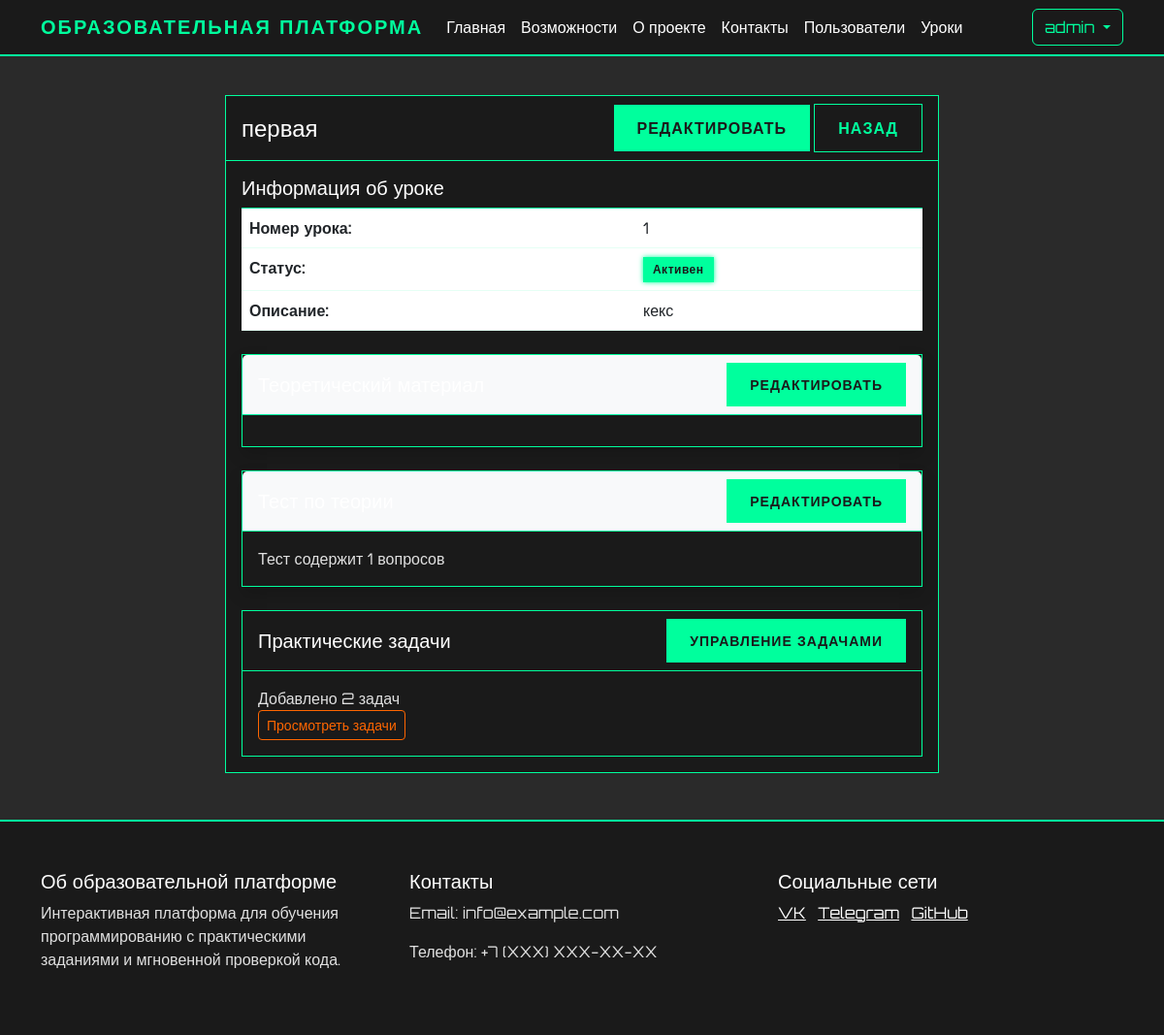
/admin/lessons/1 (signed in), run on the app's committed database.
### app.py (models this page shows, shortened)
class User(UserMixin, db.Model):
    id = db.Column(db.Integer, primary_key=True)
    name = db.Column(db.String(100), nullable=False)
    username = db.Column(db.String(80), unique=True, nullable=False)
    email = db.Column(db.String(120), unique=True, nullable=False)
    password_hash = db.Column(db.String(128))
    is_admin = db.Column(db.Boolean, default=False)
    created_at = db.Column(db.DateTime, default=db.func.now())
    last_login = db.Column(db.DateTime)
    is_active = db.Column(db.Boolean, default=True)

class Lesson(db.Model):
    id = db.Column(db.Integer, primary_key=True)
    order_number = db.Column(db.Integer, unique=True, nullable=False)
    title = db.Column(db.String(200), nullable=False)
    description = db.Column(db.Text)
    is_active = db.Column(db.Boolean, default=True)
    created_at = db.Column(db.DateTime, default=db.func.now())
    theory_content = db.Column(db.Text)
    theory_test = db.relationship('TheoryTest', backref='lesson', uselist=False)
    practice_tasks = db.relationship('PracticeTask', backref='lesson', lazy=True)
    required_lesson_id = db.Column(db.Integer, db.ForeignKey('lesson.id'), nullable=True)
    required_lesson = db.relationship('Lesson', remote_side=[id], backref='next_lessons')

### app.py (the view)
@app.route('/admin/lessons/<int:lesson_id>')
@login_required
def view_lesson(lesson_id):
    if not current_user.is_admin:
        abort(403)
    lesson = Lesson.query.get_or_404(lesson_id)
    return render_template('view_lesson.html', lesson=lesson)

### app.py (called while the page is built)
@login_manager.user_loader
def load_user(user_id):
    return User.query.get(int(user_id))

### templates/view_lesson.html (shortened to what this page needs)
{% extends "base.html" %}
{% block content %}
<div class="container mt-4">
    <div class="row">
        <div class="col-md-8 offset-md-2">
            <div class="card">
                <div class="card-header d-flex justify-content-between align-items-center">
                    <h4 class="mb-0">{{ lesson.title }}</h4>
                    <div>
                        <a href="{{ url_for('edit_lesson', lesson_id=lesson.id) }}" class="btn btn-primary">
                             Редактировать
                        </a>
                        <a href="{{ url_for('lesson_list') }}" class="btn btn-secondary">
                             Назад
                        </a>
                    </div>
                </div>
                <div class="card-body">
                    <div class="mb-4">
                        <h5>Информация об уроке</h5>
                        <table class="table">
                            <tr>
                                <th>Номер урока:</th>
                                <td>{{ lesson.order_number }}</td>
                            </tr>
                            <tr>
                                <th>Статус:</th>
                                <td>
                                    {% if lesson.is_active %}
                                        <span class="badge bg-success">Активен</span>
                                    {% else %}
                                        <span class="badge bg-danger">Неактивен</span>
                                    {% endif %}
                                </td>
                            </tr>
                            <tr>
                                <th>Описание:</th>
                                <td>
                                    <div class="description-view" onclick="toggleDescriptionEdit(this)">
                                        {% if lesson.description %}
                                            {{ lesson.description }}
                                        {% else %}
                                            <span class="text-muted">Описание не добавлено</span>
                                        {% endif %}
                                    </div>
                                </td>
                            </tr>
                        </table>
                    </div>
                    <div class="card shadow mb-4">
                        <div class="card-header bg-light">
                            <div class="d-flex justify-content-between align-items-center">
                                <h5 class="mb-0">Теоретический материал</h5>
                                <div>
                                    {% if not lesson.theory_content %}
                                        <a href="{{ url_for('add_theory', lesson_id=lesson.id) }}" class="btn btn-success btn-sm">
                                            <i class="bi bi-plus-circle"></i> Добавить материал
                                        </a>
                                    {% else %}
                                        <a href="{{ url_for('edit_theory', lesson_id=lesson.id) }}" class="btn btn-primary btn-sm">
                                             Редактировать
                                        </a>
                                    {% endif %}
                                </div>
                            </div>
                        </div>
                        <div class="card-body">
                        </div>
                    </div>
                    <div class="card shadow mb-4">
                        <div class="card-header bg-light">
                            <div class="d-flex justify-content-between align-items-center">
                                <h5 class="mb-0">Тест по теории</h5>
                                <div>
                                    {% if lesson.theory_test %}
                                        <a href="{{ url_for('edit_theory_test', lesson_id=lesson.id) }}" class="btn btn-primary btn-sm">
                                             Редактировать
                                        </a>
                                    {% endif %}
                                </div>
                            </div>
                        </div>
                        <div class="card-body">
                            {% if lesson.theory_test %}
                                <div class="d-flex justify-content-between align-items-center">
                                    <p class="mb-0">Тест содержит {{ lesson.theory_test.questions|length }} вопросов</p>
                                </div>
                            {% else %}
                                <div class="alert alert-info mb-0">
                                    Тест по теории еще не создан
                                </div>
                            {% endif %}
                        </div>
                    </div>
                    <div class="card">
                        <div class="card-header d-flex justify-content-between align-items-center">
                            <h5 class="mb-0">Практические задачи</h5>
                            <a href="{{ url_for('edit_practice_tasks', lesson_id=lesson.id) }}" class="btn btn-primary btn-sm">
                                 Управление задачами
                            </a>
                        </div>
                        <div class="card-body">
                            {% if lesson.practice_tasks %}
                                <p class="mb-0">Добавлено {{ lesson.practice_tasks|length }} задач</p>
                                <a href="{{ url_for('edit_practice_tasks', lesson_id=lesson.id) }}" class="btn btn-outline-primary btn-sm">
                                     Просмотреть задачи
                                </a>
                            {% else %}
                                <p class="text-muted mb-0">Практические задачи не добавлены</p>
                            {% endif %}
                        </div>
                    </div>
                </div>
            </div>
        </div>
    </div>
</div>
{% endblock %}

### templates/base.html (shortened to what this page needs)
<!DOCTYPE html>
<html lang="ru">
<head>
    <link href="https://cdn.jsdelivr.net/npm/bootstrap@5.3.0/dist/css/bootstrap.min.css" rel="stylesheet">
</head>
<body>
    <nav class="navbar navbar-expand-lg navbar-dark">
        <div class="container">
            <a class="navbar-brand" href="{{ url_for('index') }}">Образовательная платформа</a>
            <div class="collapse navbar-collapse" id="navbarNav">
                <ul class="navbar-nav me-auto">
                    <li class="nav-item">
                        <a class="nav-link" href="{{ url_for('index') }}">Главная</a>
                    </li>
                    <li class="nav-item">
                        <a class="nav-link" href="#features">Возможности</a>
                    </li>
                    <li class="nav-item">
                        <a class="nav-link" href="#about">О проекте</a>
                    </li>
                    <li class="nav-item">
                        <a class="nav-link" href="#contact">Контакты</a>
                    </li>
                    {% if current_user.is_admin %}
                    <li class="nav-item">
                            <a class="nav-link" href="{{ url_for('user_list') }}">Пользователи</a>
                    </li>
                    <li class="nav-item">
                            <a class="nav-link" href="{{ url_for('lesson_list') }}">Уроки</a>
                    </li>
                    {% endif %}
                </ul>
                <div class="d-flex">
                    {% if current_user.is_authenticated %}
                        <div class="dropdown">
                            <button class="btn btn-outline-light dropdown-toggle" type="button" id="userMenu" data-bs-toggle="dropdown">
                                {{ current_user.username }}
                            </button>
                        </div>
                    {% else %}
                        <a href="{{ url_for('login') }}" class="btn btn-outline-light me-2">Войти</a>
                    {% endif %}
                </div>
            </div>
        </div>
    </nav>
    {% block content %}{% endblock %}
    <footer class="footer mt-5">
        <div class="container">
            <div class="row">
                <div class="col-md-4">
                    <h5>Об образовательной платформе</h5>
                    <p>Интерактивная платформа для обучения программированию с практическими заданиями и мгновенной проверкой кода.</p>
                </div>
                <div class="col-md-4">
                    <h5>Контакты</h5>
                    <p>Email: info@example.com</p>
                    <p>Телефон: +7 (XXX) XXX-XX-XX</p>
                </div>
                <div class="col-md-4">
                    <h5>Социальные сети</h5>
                    <a href="#" class="text-white me-2">VK</a>
                    <a href="#" class="text-white me-2">Telegram</a>
                    <a href="#" class="text-white">GitHub</a>
                </div>
            </div>
        </div>
    </footer>
</body>
</html>

### templates/base.html (style rules this page uses)
:root { --cyber-primary: #00ff9d; --cyber-secondary: #ff6600; --cyber-dark: #1a1a1a; --cyber-bg: #2a2a2a; --cyber-text: #e0e0e0; --cyber-text-light: #ffffff; --cyber-text-muted: #b0b0b0; --cyber-card-bg: #1a1a1a; --cyber-text-dark: #333333; --cyber-info: #ff00ff; }
body { font-family: 'Orbitron', sans-serif; background-color: var(--cyber-bg); color: var(--cyber-text); min-height: 100vh; display: flex; flex-direction: column; }
.navbar { background-color: var(--cyber-dark) !important; border-bottom: 2px solid var(--cyber-primary); }
.navbar-brand { color: var(--cyber-primary) !important; font-weight: 700; text-transform: uppercase; letter-spacing: 2px; }
.nav-link { color: var(--cyber-text-light) !important; transition: all 0.3s ease; }
.btn-outline-light { border-color: var(--cyber-primary); color: var(--cyber-primary); transition: all 0.3s ease; }
.footer { background-color: var(--cyber-dark); border-top: 2px solid var(--cyber-primary); color: var(--cyber-text-light); padding: 50px 0; }
.text-white { color: var(--cyber-text-light) !important; }
h1, h2, h3, h4, h5, h6 { color: var(--cyber-text-light); }
p { color: var(--cyber-text); }
.card { background-color: var(--cyber-card-bg); border: 1px solid var(--cyber-primary); color: var(--cyber-text-light); }
.card-header { background-color: rgba(0, 255, 157, 0.1); border-bottom: 1px solid var(--cyber-primary); color: var(--cyber-text-light); }
.card-body { background-color: var(--cyber-card-bg); color: var(--cyber-text-light); }
.table { color: var(--cyber-text-light); }
.table tbody tr { background-color: var(--cyber-card-bg); border-bottom: 1px solid rgba(0, 255, 157, 0.1); }
.btn-outline-light { animation: cyberGlow 2s infinite; }
.btn-primary { background-color: var(--cyber-primary); border: none; color: var(--cyber-dark); padding: 0.75rem 1.5rem; border-radius: 0; font-weight: 600; letter-spacing: 1px; text-transform: uppercase; transition: all 0.3s ease; }
.btn-secondary { background-color: transparent; border: 1px solid var(--cyber-primary); color: var(--cyber-primary); padding: 0.75rem 1.5rem; border-radius: 0; font-weight: 600; letter-spacing: 1px; text-transform: uppercase; transition: all 0.3s ease; }
.btn-outline-primary { border-color: var(--cyber-secondary); color: var(--cyber-secondary); transition: all 0.3s ease; }
.card { background-color: var(--cyber-card-bg); border: 1px solid var(--cyber-primary); border-radius: 0; }
.card-header { background-color: var(--cyber-card-bg); border-bottom: 1px solid var(--cyber-primary); color: var(--cyber-text-light); }
.card-body { color: var(--cyber-text-light); }
.table td, .table th { border-top: 1px solid var(--cyber-primary); }
.badge { font-weight: 600; letter-spacing: 0.5px; padding: 0.5em 0.75em; border-radius: 0; }
.badge.bg-success { background-color: var(--cyber-primary) !important; color: var(--cyber-dark) !important; border: 1px solid var(--cyber-primary); box-shadow: 0 0 5px var(--cyber-primary); }

### templates/view_lesson.html (style rules this page uses)
.description-view { cursor: pointer; }

### data on the page
User: username "admin"
Lesson: title "первая", order_number "1", description "кекс"

### other printed values
{{ lesson.theory_test.questions|length }} "1"
{{ lesson.practice_tasks|length }} "2"
